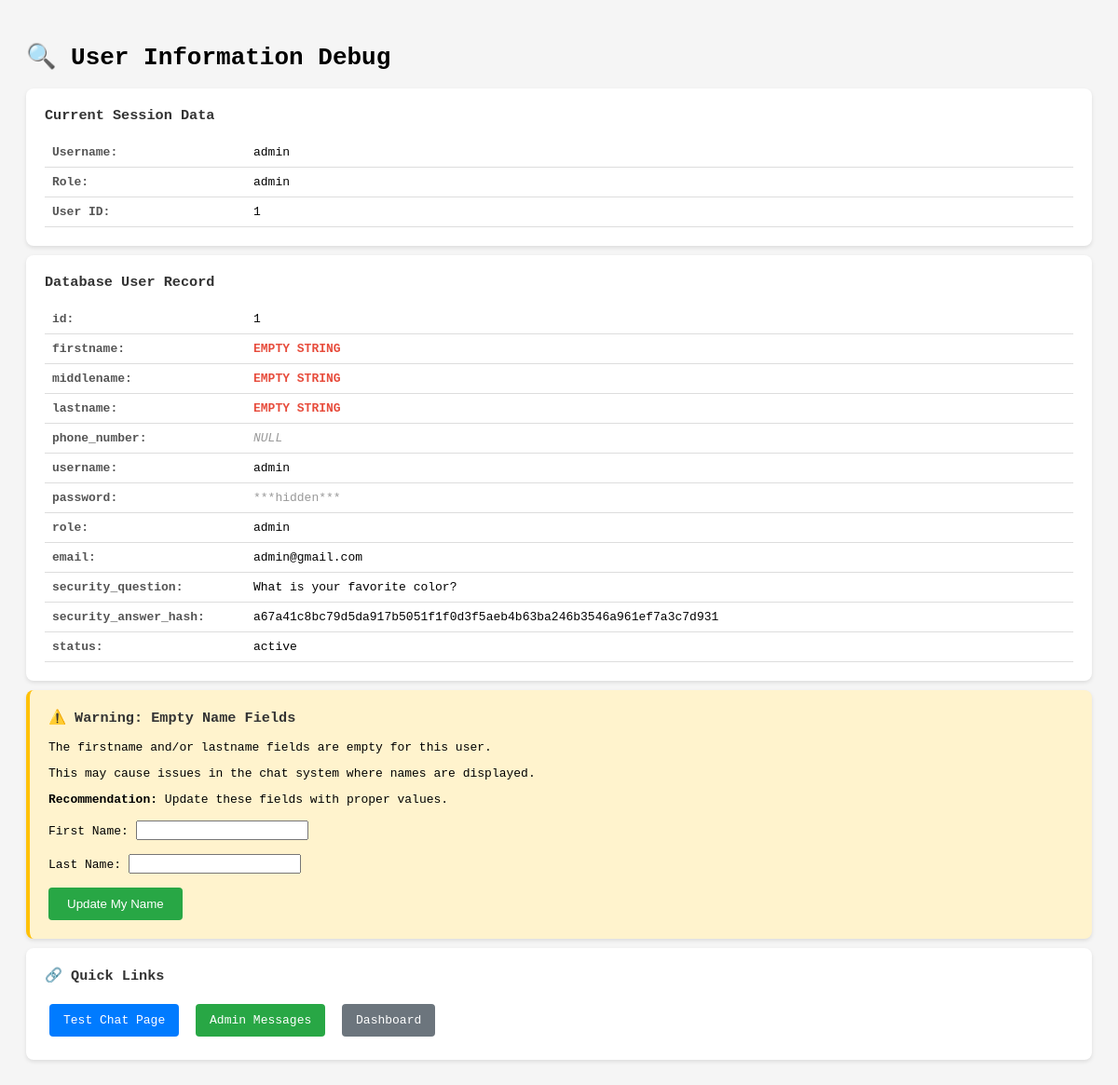
Page /debug_user.php (signed in) on the committed database.
### tables this page shows
CREATE TABLE `users` (
  `id` int(11) NOT NULL,
  `firstname` varchar(100) DEFAULT NULL,
  `middlename` varchar(100) DEFAULT NULL,
  `lastname` varchar(100) DEFAULT NULL,
  `phone_number` varchar(11) DEFAULT NULL,
  `username` varchar(50) NOT NULL,
  `password` varchar(255) NOT NULL,
  `role` varchar(20) NOT NULL DEFAULT 'client',
  `email` varchar(100) NOT NULL,
  `security_question` varchar(255) NOT NULL,
  `security_answer_hash` char(64) NOT NULL,
  `status` varchar(20) DEFAULT 'active'
);

### debug_user.php (the view, shortened to what this page needs)
<?php
require 'config.php';
$stmt = $pdo->prepare("SELECT * FROM users WHERE username = ?");
$stmt->execute([$_SESSION['username']]);
$currentUser = $stmt->fetch(PDO::FETCH_ASSOC);
?>
<!DOCTYPE html>
<html>
<head>
</head>
<body>
    <h1>🔍 User Information Debug</h1>
    <div class="info-box">
        <h3>Current Session Data</h3>
        <table>
            <tr>
                <td>Username:</td>
                <td><?= htmlspecialchars($_SESSION['username'] ?? 'NOT SET') ?></td>
            </tr>
            <tr>
                <td>Role:</td>
                <td><?= htmlspecialchars($_SESSION['role'] ?? 'NOT SET') ?></td>
            </tr>
            <tr>
                <td>User ID:</td>
                <td><?= htmlspecialchars($_SESSION['user_id'] ?? 'NOT SET') ?></td>
            </tr>
        </table>
    </div>
    <div class="info-box">
        <h3>Database User Record</h3>
        <?php if ($currentUser): ?>
        <table>
            <?php foreach ($currentUser as $key => $value): ?>
            <tr>
                <td><?= htmlspecialchars($key) ?>:</td>
                <td>
                    <?php
                    if ($value === null) {
                        echo '<span class="null-value">NULL</span>';
                    } elseif ($value === '') {
                        echo '<span class="empty-value">EMPTY STRING</span>';
                    } elseif ($key === 'password') {
                        echo '<span style="color: #999;">***hidden***</span>';
                    } else {
                        echo htmlspecialchars($value);
                    }
                    ?>
                </td>
            </tr>
            <?php endforeach; ?>
        </table>
        <?php else: ?>
        <p style="color: #e74c3c;">User not found in database!</p>
        <?php endif; ?>
    </div>
    <?php if ($currentUser && ($currentUser['firstname'] === '' || $currentUser['lastname'] === '')): ?>
    <div class="info-box" style="background: #fff3cd; border-left: 4px solid #ffc107;">
        <h3>⚠️ Warning: Empty Name Fields</h3>
        <p>The firstname and/or lastname fields are empty for this user.</p>
        <p>This may cause issues in the chat system where names are displayed.</p>
        <p><strong>Recommendation:</strong> Update these fields with proper values.</p>
        <form method="POST" action="quick_fix_user.php" style="margin-top: 15px;">
            <label>First Name: <input type="text" name="firstname" value="<?= htmlspecialchars($currentUser['firstname']) ?>" required></label><br><br>
            <label>Last Name: <input type="text" name="lastname" value="<?= htmlspecialchars($currentUser['lastname']) ?>" required></label><br><br>
            <button type="submit" style="padding: 10px 20px; background: #28a745; color: white; border: none; border-radius: 4px; cursor: pointer;">
                Update My Name
            </button>
        </form>
    </div>
    <?php endif; ?>
    <div class="info-box">
        <h3>🔗 Quick Links</h3>
        <a href="test_chat.php" style="display: inline-block; margin: 5px; padding: 10px 15px; background: #007bff; color: white; text-decoration: none; border-radius: 4px;">Test Chat Page</a>
        <a href="<?= $currentUser['role'] === 'admin' ? 'messages.php' : 'contact.php' ?>" style="display: inline-block; margin: 5px; padding: 10px 15px; background: #28a745; color: white; text-decoration: none; border-radius: 4px;">
            <?= $currentUser['role'] === 'admin' ? 'Admin Messages' : 'Contact/Chat' ?>
        </a>
        <a href="<?= $currentUser['role'] === 'admin' ? 'dashboard_admin.php' : 'dashboard_client.php' ?>" style="display: inline-block; margin: 5px; padding: 10px 15px; background: #6c757d; color: white; text-decoration: none; border-radius: 4px;">Dashboard</a>
    </div>
</body>
</html>

### debug_user.php (style rules this page uses)
body { font-family: monospace; padding: 20px; background: #f5f5f5; }
.info-box { background: white; padding: 20px; margin: 10px 0; border-radius: 8px; box-shadow: 0 2px 4px rgba(0,0,0,0.1); }
.info-box h3 { margin-top: 0; color: #333; }
table { width: 100%; border-collapse: collapse; }
table td { padding: 8px; border-bottom: 1px solid #ddd; }
table td:first-child { font-weight: bold; width: 200px; color: #555; }
.null-value { color: #999; font-style: italic; }
.empty-value { color: #e74c3c; font-weight: bold; }

### rows in the picture
users: id "1", username "admin", role "admin", email "admin@gmail.com", security_question "What is your favorite color?", security_answer_hash "a67a41c8bc79d5da917b5051f1f0d3f5aeb4b63ba246b3546a961ef7a3c7d931", status "active"

### other values in the picture
$_SESSION['username'] "admin"
$_SESSION['role'] "admin"
$_SESSION['user_id'] "1"
$key "id"
$key "firstname"
$key "middlename"
$key "lastname"
$key "phone_number"
$key "username"
$key "password"
$key "role"
$key "email"
$key "security_question"
$key "security_answer_hash"
$key "status"
